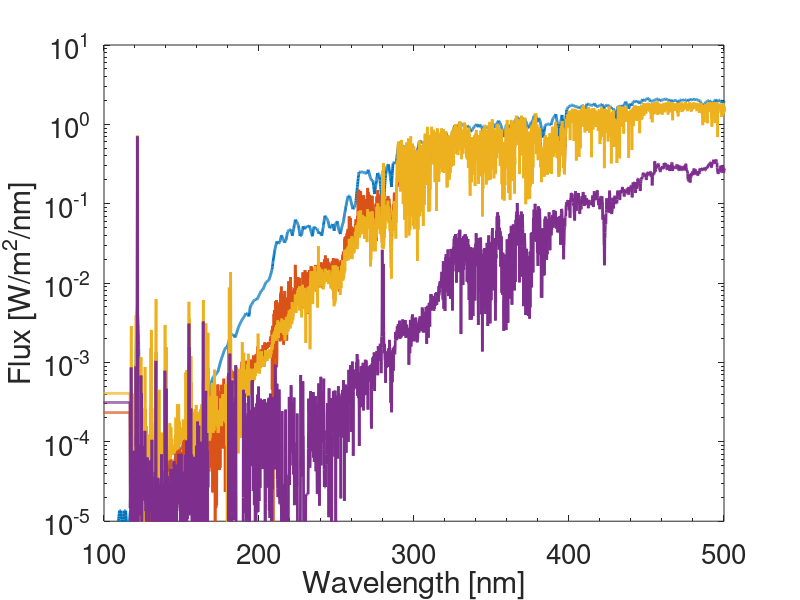

Write the MATLAB code that produced this figure. (Note: this script raises an error after producing the figure.)
% make figure for HZ

% sun
x=importdata('solar.txt');

% Create figure
figure1 = figure;
axes1 = axes('Parent',figure1);
hold(axes1,'on');

semilogy(x(:,1),x(:,2),'LineWidth',2,'DisplayName','Sun');

% Create ylabel
ylabel('Flux [W/m^2/nm]');
xlabel('Wavelength [nm]');
xlim(axes1,[100 500]);
ylim(axes1,[1e-5,1e+1]);
box(axes1,'on');
% Set the remaining axes properties
set(axes1,'FontSize',20,'XMinorTick','on','YMinorTick','on','YScale','log');

% bolometric flux
ls = trapz(x(:,1),x(:,2)); % w/m2

% other stars

x=importdata('hd97658.txt');
l=trapz(x(:,1),x(:,2));
x(:,2)=x(:,2)*ls/l;
semilogy(x(:,1),x(:,2),'LineWidth',2,'DisplayName','HD 97658 (K1V)');

x=importdata('eps_eri.txt');
l=trapz(x(:,1),x(:,2));
x(:,2)=x(:,2)*ls/l;
semilogy(x(:,1),x(:,2),'LineWidth',2,'DisplayName','Eps Eri (K2V, active)');

x=importdata('gj667c.txt');
l=trapz(x(:,1),x(:,2));
x(:,2)=x(:,2)*ls/l;
semilogy(x(:,1),x(:,2),'LineWidth',2,'DisplayName','GJ 667C (M1.5V)');

x=importdata('gj436.txt');
l=trapz(x(:,1),x(:,2));
x(:,2)=x(:,2)*ls/l;
semilogy(x(:,1),x(:,2),'LineWidth',2,'DisplayName','GJ 436 (M3.5V)');

x=importdata('ad_leo.txt');
l=trapz(x(:,1),x(:,2));
x(:,2)=x(:,2)*ls/l;
semilogy(x(:,1),x(:,2),'LineWidth',2,'DisplayName','AD Leo (M4.5V, active)');

x=importdata('gj876.txt');
l=trapz(x(:,1),x(:,2));
x(:,2)=x(:,2)*ls/l;
semilogy(x(:,1),x(:,2),'LineWidth',2,'DisplayName','GJ 876 (M5V)');



legend1 = legend(axes1,'show');
set(legend1,'EdgeColor',[1 1 1]);